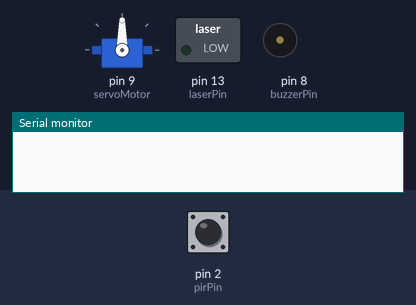
Recording of a sketch running on a simulated Arduino Uno, built with avr-gcc and run on an emulated ATmega328P. On the bench: servo, switched loads named in the sketch (green lamp = pin HIGH), buzzer (waves = sounding, pin HIGH), the last lines printed to the serial monitor. The test bench sets the inputs (shaded band); at power-on: pin 2 (pirPin) LOW.

Above: at 2.2 s.
2.3 s: pin 2 (pirPin) driven HIGH
At 2.7 s:
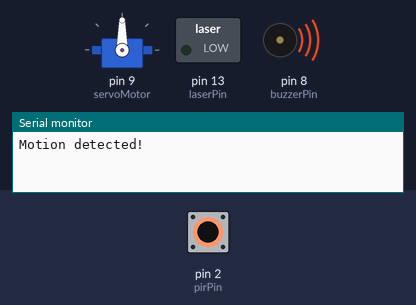
At 3.25 s:
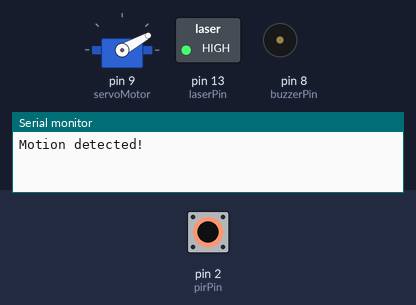
8.3 s: pin 2 (pirPin) pulsed LOW 2 times (0.12 s each, 0.3 s apart)
At 15.7 s:
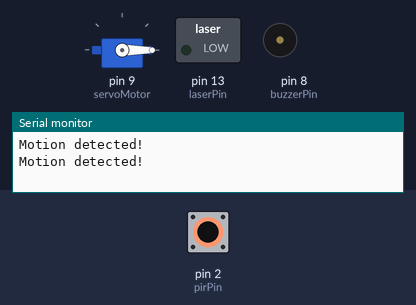
Timing chart, 0 to 17.2 s (numbered marks = the images above; inputs shaded):
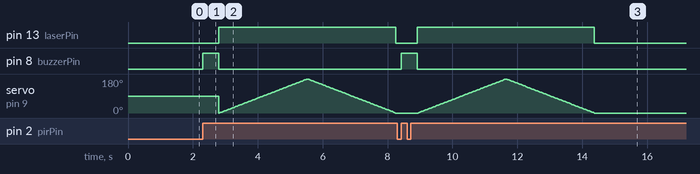

Measured:
- after the input at 2.3 s, pin 13 (laserPin): LOW → HIGH after 0.50 s, → LOW 5.5 s later; pin 8 (buzzerPin): LOW → HIGH at once, → LOW 0.50 s later
- after the input at 8.3 s, pin 13 (laserPin): LOW → HIGH after 0.62 s, → LOW 5.5 s later; pin 8 (buzzerPin): LOW → HIGH after 0.12 s, → LOW 0.50 s later; servo on pin 9 (servoMotor): rises from 0° to 180° in 2.7 s, then falls to 0° in 2.7 s

The sketch:

pirlaser.ino
```cpp
#include <Wire.h>
#include <Servo.h>

Servo servoMotor; // Create a servo object
int pirPin = 2;   // PIR sensor output pin
int angle = 90;   // Initial angle for the servo motor
int laserPin = 13; // Pin for the laser module
int buzzerPin = 8; // Pin for the buzzer
bool motionDetected = false; // Flag to track motion detection

void setup() {
  Serial.begin(9600); // Initialize serial communication
  servoMotor.attach(9); // Attach the servo motor to pin 9
  pinMode(pirPin, INPUT); // Set PIR sensor pin as input
  pinMode(laserPin, OUTPUT); // Set laser pin as output
  pinMode(buzzerPin, OUTPUT); // Set buzzer pin as output
  servoMotor.write(angle); // Move the servo motor to the initial angle
  delay(1000); // Delay for stabilization
}

void loop() {
  if (digitalRead(pirPin) == HIGH) { // If motion is detected
    if (!motionDetected) { // If motion was not previously detected
      motionDetected = true; // Set motion detected flag
      Serial.println("Motion detected!"); // Print message to serial monitor
      digitalWrite(buzzerPin, HIGH); // Turn on the buzzer
      delay(500); // Delay for buzzer sound
      digitalWrite(buzzerPin, LOW); // Turn off the buzzer
      for (angle = 0; angle <= 180; angle += 1) { // Sweep from 0 to 180 degrees
        servoMotor.write(angle); // Move the servo motor to the new angle
        digitalWrite(laserPin, HIGH); // Turn on the laser module
        delay(15); // Delay to stabilize the servo motor
      }
      for (angle = 180; angle >= 0; angle -= 1) { // Sweep from 180 to 0 degrees
        servoMotor.write(angle); // Move the servo motor to the new angle
        digitalWrite(laserPin, HIGH); // Turn off the laser module
        delay(15); // Delay to stabilize the servo motor
      }
        digitalWrite(laserPin, LOW); // Turn off the laser module
    }
  } else {
    motionDetected = false; // Reset motion detected flag
  }
}
```
